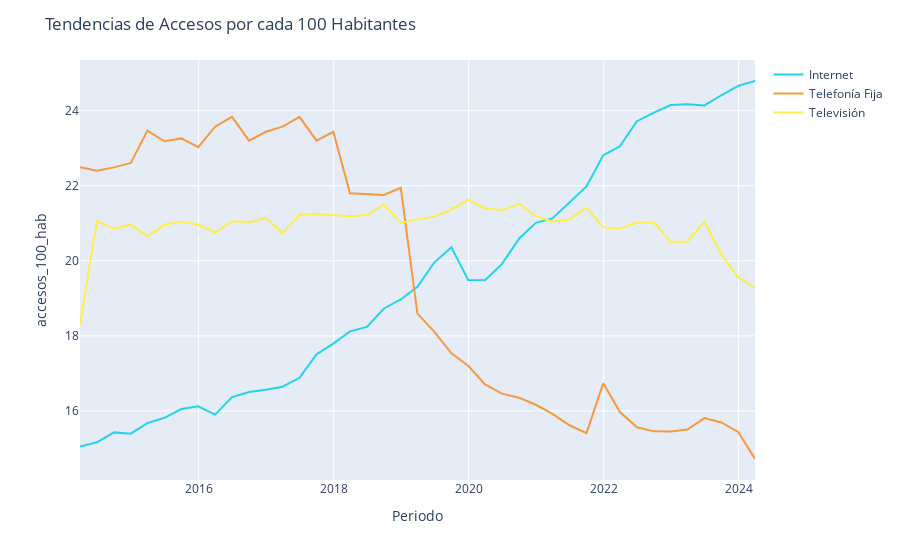

The code cell stored with this chart in its notebook:
### Markdown cell above
### **Gráfico 5:**
Tendencias de los Accesos por cada 100 Habitantes en Argentina en la última Decada

### Code cell
# Gráfica: accesos_100_hab
ancho_grafico = 900
titulo = 'Tendencias de Accesos por cada 100 Habitantes'
columna = 'accesos_100_hab'
fig = crear_grafica(dfs_3, columna, titulo, list_3, colors_3, ancho_grafico)

config = {'displayModeBar': False}
fig.show(config=config)
